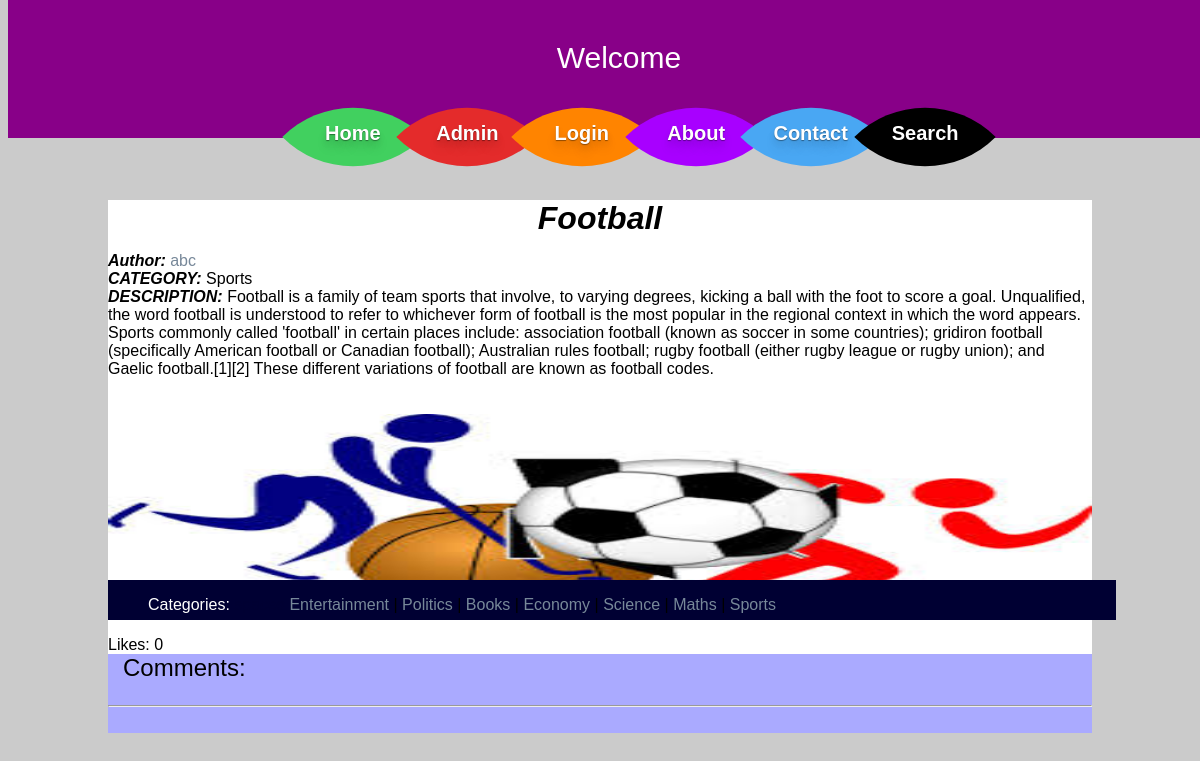
The app's page /files/sports.php with its own data.
### tables this page shows
CREATE TABLE `blog_master` (
  `blog_id` int(10) UNSIGNED NOT NULL,
  `blogger_id` int(11) NOT NULL,
  `blog_title` varchar(255) NOT NULL,
  `blog_desc` text NOT NULL,
  `blog_category` varchar(255) NOT NULL,
  `blog_author` varchar(255) NOT NULL,
  `blog_is_active` varchar(255) NOT NULL DEFAULT 'active',
  `creation_date` datetime NOT NULL DEFAULT CURRENT_TIMESTAMP,
  `update_date` datetime NOT NULL DEFAULT CURRENT_TIMESTAMP,
  `Name` varchar(255) NOT NULL,
  `img` text NOT NULL
);

### files/sports.php (the view, shortened to what this page needs)
<!DOCTYPE html>
<html>
<head>
<link rel="stylesheet" href="css/style.css" />
</head>
<body>
<div class="header"><center>
<div class="welcome"><p>Welcome </p></div>
</center>
	<nav>
  <ul class="top-menu">
    <li><a href="blog.php">Home</a><div class="menu-item" id="home"></div></li>
    <li><a href="admin.php">Admin</a><div class="menu-item" id="cataloge"></div></li>
    <li><a href="login.php">Login</a><div class="menu-item" id="price"></div></li>
    <li><a href="about.php">About</a><div class="menu-item" id="about"></div></li>
    <li><a href="contact.php">Contact</a><div class="menu-item" id="contact"></div></li>
		<li><a href="search.php">Search</a><div class="menu-item" id="search"></div></li>
  </ul>
	</nav>
</div>
<div class="container">
<div class="row">
		      <div class="col s12 m8 l8">
<?php
require('db.php');
$sql = "SELECT blog_id,blog_title,blog_desc,blog_category,blog_author,blog_is_active,creation_date,Name,img FROM blog_master WHERE blog_category='Sports' order by creation_date Desc";
$result =mysqli_query($connection, $sql);
?>
<?php
while($row =mysqli_fetch_assoc($result))
{
	if($row['blog_is_active']==1)
	{
	?>
   <div class="post-index z-depth-1">
		 <?php
		 		 echo
		 		 "<p style=\" font-size: 2em; text-align:center; margin:0px; \"><i><b>{$row['blog_title']}</i></b></p> ".
		      "<i><b>Author: </i></b><a href='blogger.php?id=".$row['blog_author']."'>{$row['blog_author']}</a><br>".
		 		 "<i><b>CATEGORY: </i></b>{$row['blog_category']} <br> ".
		 		 "<i><b>DESCRIPTION: </i></b>{$row['blog_desc']} <br>";
		 		 echo "<br> <br>";
		 		 $image_name=$row['Name'];
		 			$image_path=$row['img'];
		 			echo "<img src=../".$image_name."/".$image_path." height=200 width=100%><br>";
		 		 echo "<br/>";
		 		 $like_count = "SELECT count(blog_id) as count_likes from likes where blog_id = ".$row['blog_id'];
		 		 $result_likes = mysqli_query($connection, $like_count);
		 		 $row_cnt = mysqli_fetch_assoc($result_likes);
		 		 echo ("Likes: " .$row_cnt['count_likes']);
		 		 echo " <div style=\"padding:0px; margin:0px; background:#AAAAFF \"> ";
		 		 echo "<p style= \" font-size:1.5em; margin:0px;\">Comments: </p>";
		 		 echo "<hr>";
		 		 echo "<br></div>";
		 ?>
</div>
<?php
}
}
?>
	      </div>
<div class="menuone">
		      	<div class="menutwo">
		      		<div>
		      			<ul class="footermenu">
						   <font color="white">Categories: </font><font color="#003">spaces</font>
					       <a href="entertainment.php" class="collection-item">Entertainment</a> |
					        <a href="politics.php" class="collection-item">Politics</a> |
					        <a href="books.php" class="collection-item">Books</a> |
					        <a href="economy.php" class="collection-item">Economy</a> |
					        <a href="science.php" class="collection-item">Science</a> |
					        <a href="maths.php" class="collection-item">Maths</a> |
							<a href="sports.php" class="collection-item">Sports</a>
					      </ul>
		      		</div>
		      	</div>
		      </div>
		    </div>
        </div>
</body>
</html>

### files/css/style.css (style rules this page uses)
body { font-family:Arial, Sans-Serif; background:#cbcbcb; }
a { color:#789; text-decoration:none; }
nav { width: 960px; height: 10px; margin: 10px auto; text-align: center; }
.top-menu li { display: inline-block; text-align: center; margin: 30px 5px; position: relative; -webkit-transition: all 0.3s ease; -moz-transition: all 0.3s ease; -o-transition: all 0.3s ease; }
.top-menu li a { width: 100px; height: 100px; z-index: 9999; position: absolute; top: 35px; font-weight: bold; display: block; text-decoration: none; font-size: 20px; color: #fff; text-shadow: 0px 1px 1px rgba(0,0,0,0.4), 0px 4px 6px rgba(0,0,0,0.1), 0px 9px 11px rgba(0,0,0,0.1); -webkit-transition: all 0.1s linear; -moz-transition: all 0.1s linear; -o-transition: all 0.1s linear; }
.top-menu li div.menu-item { width: 100px; height: 100px; display: block; -webkit-transition: all 0.2s ease; -moz-transition: all 0.2s ease; -o-transition: all 0.2s ease; -webkit-border-top-left-radius: 100px; -webkit-border-bottom-right-radius: 100px; -moz-border-radius-topleft: 100px; -moz-border-radius-bottomright: 100px; border-top-left-radius: 100px; border-bottom-right-radius: 100px; -webkit-transform: rotate(45deg); -moz-transform: rotate(45deg); -o-transform: rotate(45deg); }
#home { background: #41D05F; }
#cataloge { background: #E42B2B; }
#price { background: #ff8400; }
#about { background: #a800ff; }
#contact { background: #49a7f3; }
#search { background: #000000; }
.welcome { height:0px; font-size:30px; color:white; }
.header { background:#808; position: fixed; height: 116px; margin-left:0px; padding:11px; top: 0; width: 100%; z-index: 100; }
.container { margin: 100px; margin-top:200px; }
.post-index { background-color: white; margin-bottom: 30px; }
.post-index p { padding-left: 15px; padding-right: 15px; padding-bottom: 15px; }
.menuone { background:#003; position: fixed; height: 20px; margin-top:580px ; margin-bottom:0px; padding-bottom:20px; top: 0; width: 84%; z-index: 100; }

### records on screen
blog_master: blog_title "Football", blog_author "abc", blog_category "Sports", blog_desc "Football is a family of team sports that involve, to varying degrees, kicking a ball with the foot to score a goal. Unqualified, the word football is understood to refer to whichever form of football is the most popular in the regional context in which the word appears. Sports commonly called 'football' in certain places include: association football (known as soccer in some countries); gridiron football (specifically American football or Canadian football); Australian rules football; rugby football (either rugby league or rugby union); and Gaelic football.[1][2] These different variations of football are known as football codes.", Name+img (picture), count_likes "0"
